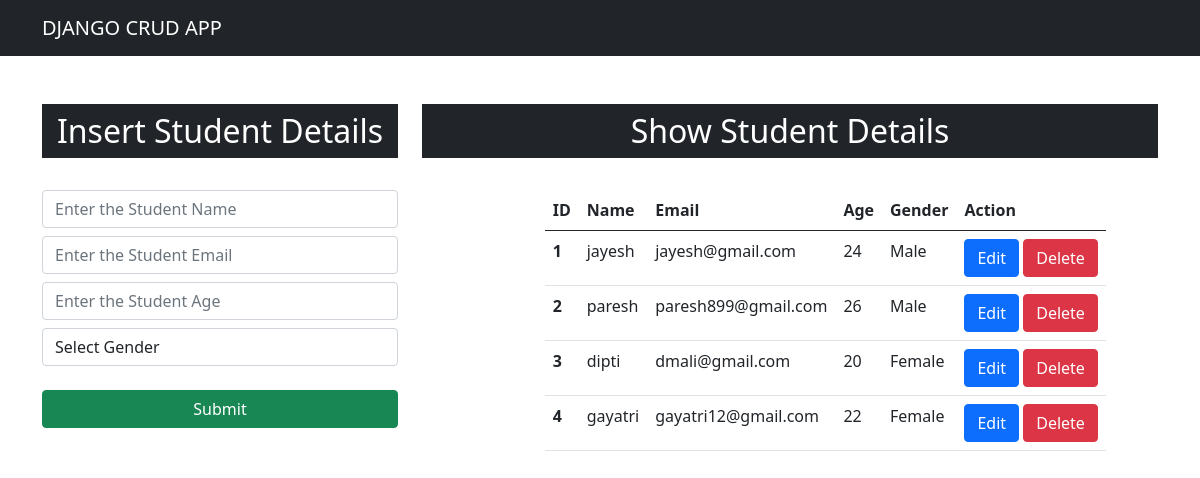
The page / on the database its author committed.
### app/models.py (models this page shows)
class Student(models.Model):
    name=models.CharField(max_length=30, blank=False,null=False)
    email=models.EmailField()
    age=models.IntegerField()
    gender=models.CharField(max_length=30, blank=False,null=False)
    def __str__(self):
        return self.name

### app/views.py (the view)
# urls.py: path('',views.index,name="index"),
def index(request):
    data=Student.objects.all()
    print(data)
    context={'data':data}
    return render(request,'index.html', context)

### templates/index.html (shortened to what this page needs)
<!DOCTYPE html>
{% load static %}
<html lang="en">
<head>
    <link rel="stylesheet" href="{% static 'bootstrap.css' %}">
    <link href="https://cdn.jsdelivr.net/npm/bootstrap@5.0.2/dist/css/bootstrap.min.css" rel="stylesheet">
</head>
<body>
    <nav class="navbar navbar-expand-lg navbar-dark bg-dark">
        <div class="container-md">
            <a href="/" class="navbar-brand">DJANGO CRUD APP</a>
        </div>
    </nav>
    <div class="container mt-5">
        <div class="row">
        <div class="col-md-4">
            <h2 class="text-white bg-dark text-center p-2">Insert Student Details</h2><br>
            <form action="/insert" method="post" enctype="multipart/form-data">
                <div class="form-gropup">
                    <input type="text" class="form-control" placeholder="Enter the Student Name " name="name" required>
                </div>
                <div class="form-gropup mt-2">
                    <input type="email" class="form-control" placeholder="Enter the Student Email " name="email" required>
                </div>
                <div class="form-gropup mt-2">
                    <input type="number" class="form-control" placeholder="Enter the Student Age " name="age" required>
                </div>
                <div class="form-group mt-2">
                    <select name="gender" id="gender" class="form-control" required>
                        <option selected>Select Gender</option>
                    </select>
                </div><br>
                <div class="d-grid gap-1">
                    <button class="btn btn-success" type="submit">Submit</button>
                </div>
            </form>
        </div><br><br>
        <div class="col-md-8 ">
            <h2 class="text-white bg-dark text-center p-2 ">Show Student Details</h2><br>
            {% if data %}
            <table class="table d-inline offset-2">
                <thead>
                    <tr>
                    <th scope="col">ID</th>
                    <th scope="col">Name</th>
                    <th scope="col">Email</th>
                    <th scope="col">Age</th>
                    <th scope="col">Gender</th>
                    <th scope="col">Action</th>
                    </tr>
                </thead>
                <tbody>
                    {% for d in data %}
                    <tr>
                        <th>{{forloop.counter}}</th>
                        <td>{{d.name}}</td>
                        <td>{{d.email}}</td>
                        <td>{{d.age}}</td>
                        <td>{{d.gender}}</td>
                        <td>
                            <a type="button" href="/update/{{d.id}}" class="btn btn-primary">Edit</a>
                            <a type="button" href="/delete/{{d.id}}" class="btn btn-danger">Delete</a>
                        </td>
                    </tr>
                    {% endfor %}
                </tbody>
            </table>
            {% else %}
                <h4 class="text-center alert alert-warning">No record found</h4>
            {% endif %}
        </div>
    </div>
    </div>
</body>
</html>

### rows shown on the page
Student: name "jayesh", email "jayesh@gmail.com", age "24", gender "Male"
Student: name "paresh", email "paresh899@gmail.com", age "26", gender "Male"
Student: name "dipti", email "dmali@gmail.com", age "20", gender "Female"
Student: name "gayatri", email "gayatri12@gmail.com", age "22", gender "Female"
